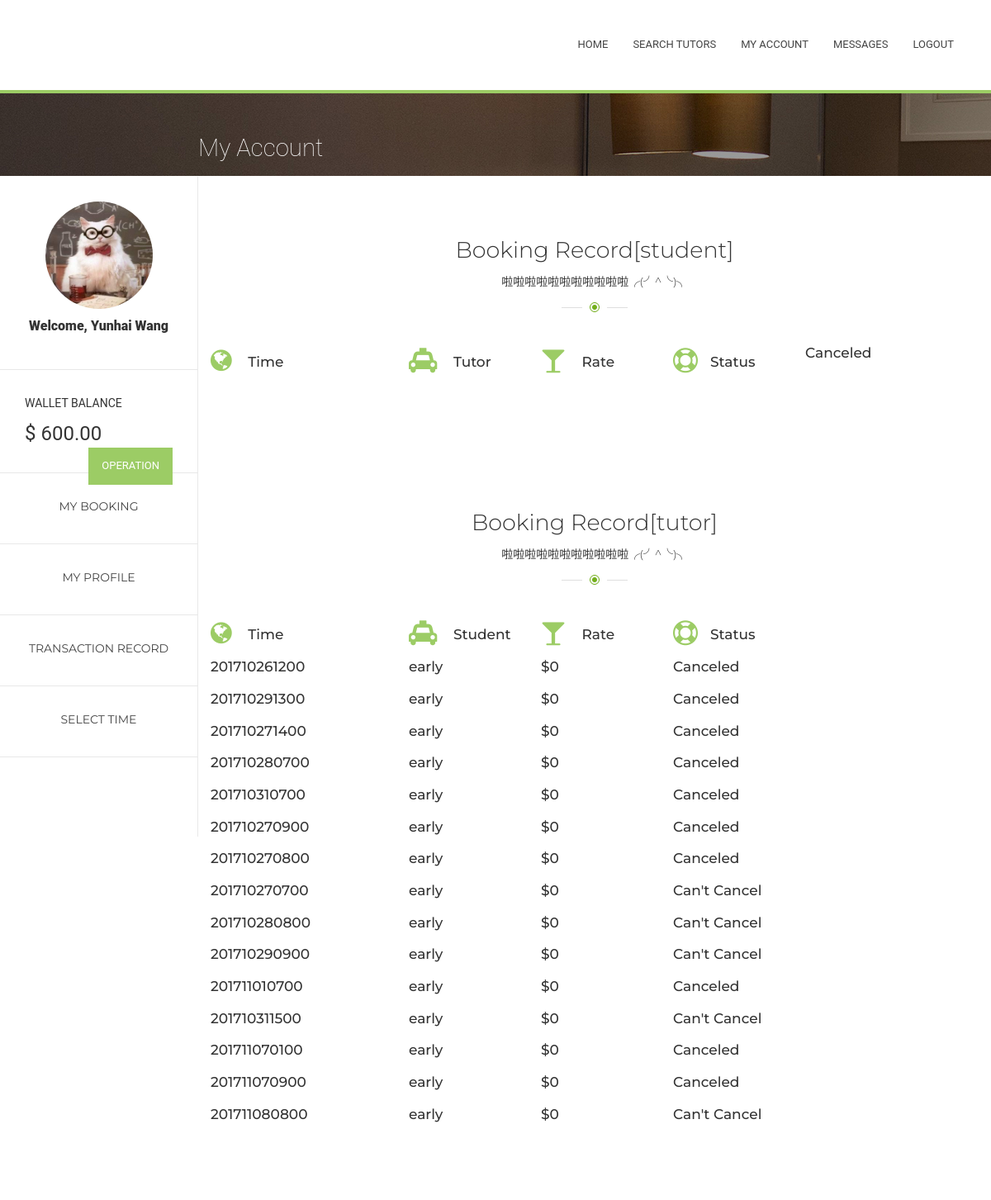
The app's page /Tutorial/1/myAccount/mybooking/ (signed in), older data.
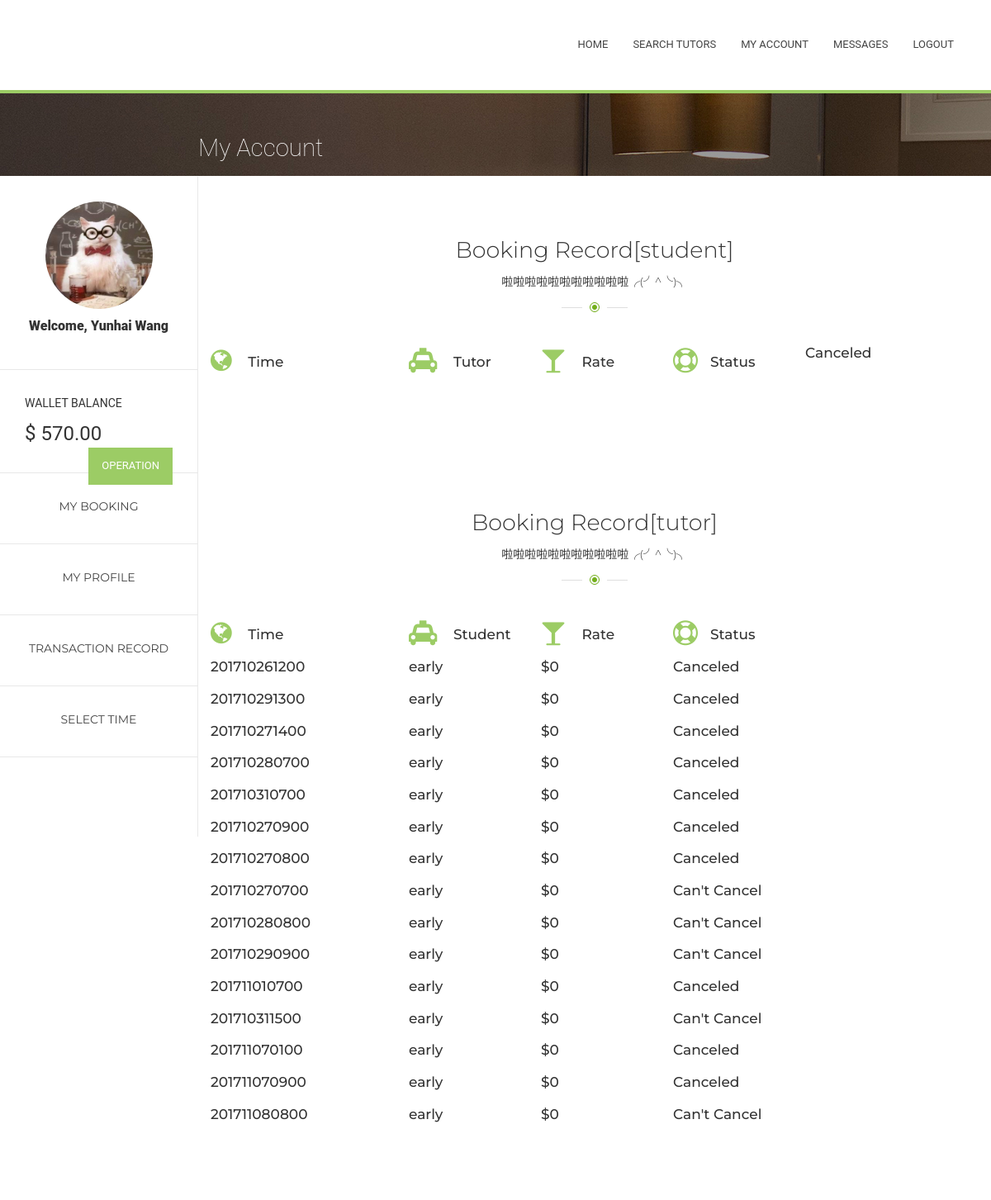
The same page, newer data.
### Tutorial/models.py (models this page shows, shortened)
class MyUser(models.Model):
    user = models.ForeignKey(User, on_delete = models.CASCADE )
    wallet = models.ForeignKey(Wallet, on_delete = models.CASCADE)
    profile_content = models.CharField(max_length=2000, default="")
    phone = models.IntegerField(null = True)

class Wallet(models.Model):
    balance = models.DecimalField(max_digits=10, decimal_places=2, default=0.0)

class TutorialSession(models.Model):
    starttime = models.CharField(max_length=12)  # yyyymmddhhmm
    status = models.IntegerField()
    tutor = models.ForeignKey(Tutor, on_delete=models.CASCADE)
    student =  models.ForeignKey(Student, on_delete=models.CASCADE)
    price = models.IntegerField(default=0) #TODO: notice that this price does not include commission fee
    score = models.DecimalField(max_digits=2, decimal_places=1, default=-1)  # TODO: if unevaluated, will use score = -1
    comment = models.CharField(max_length=200, default="")

class Student(models.Model):
    myuser = models.ForeignKey(MyUser, on_delete=models.CASCADE,null=True)
    def __str__(self):
        if self.myuser is None:
            return "null"
        else:
            return self.myuser.user.username

### Tutorial/views.py (the view)
# urls.py: url(r'^(?P<myuser_id>[0-9]+)/myAccount/mybooking/$', views.mybooking, name='mybooking'),
def mybooking(request, myuser_id):
    if not request.user.is_authenticated(): #visitor or client
        return render(request, 'home.html')
    if not MyUser.objects.filter(user=request.user):
        HttpResponseRedirect('/Tutorial/admin/')
    myuser = MyUser.objects.get(user=request.user) #myuser = get_object_or_404(MyUser, pk=myuser_id)
    mystudent = Student.objects.filter(myuser=myuser)
    mytutor = Tutor.objects.get(myuser=myuser)
    isstudent = "0"
    istutor = "0"
    if mystudent:
        mystudent = Student.objects.get(myuser = myuser)
        booking = TutorialSession.objects.filter(student=mystudent)
        isstudent = "1"
    else:
        booking= ""
    if mytutor:
        mytutor = Tutor.objects.get(myuser=myuser)
        booked = TutorialSession.objects.filter(tutor=mytutor)
        istutor = "1"
        return render(request, 'myaccount/mybooking.html',{'user': myuser, 'session_list': booking, "booked_list": booked, 'isstudent': isstudent,'istutor': istutor, 'tutor': mytutor})
    else:
        booked=""
    return render(request, 'myaccount/mybooking.html', {'user': myuser , 'session_list': booking, "booked_list": booked, 'isstudent': isstudent, 'istutor': istutor })

### Tutorial/models.py (called while the page is built)
    def __str__(self):
        if self.myuser is None:
            return "null"
        else:
            return self.myuser.user.username

### Tutorial/templates/myaccount/mybooking.html (shortened to what this page needs)
{% extends "myaccount/myaccount.html" %}
{% block right %}
<div id="content">
    {% if isstudent != "" %}
    <section class="section">
      <div class="container">
        <div class="title-main"><h2 class="h2">Booking Record[student]<span class="title-secondary">啦啦啦啦啦啦啦啦啦啦啦╭(╯^╰)╮</span></h2></div>
         <div class="row">
          <div class="col-lg-3 col-md-4 col-sm-6">
            <h3 class="service_title"><i class="fa fa-globe"></i> Time</h3>
          </div>
          <div class="col-lg-2 col-md-4 col-sm-6">
            <h3 class="service_title"><i class="fa fa-taxi"></i> Tutor</h3>
          </div>
          <div class="col-lg-2 col-md-4 col-sm-6">
            <h3 class="service_title"><i class="fa fa-glass"></i> Rate</h3>
          </div>
          <div class="col-lg-2 col-md-4 col-sm-6">
            <h3 class="service_title"><i class="fa fa-life-ring"></i>Status </h3>
          </div>
          <div class="col-lg-2 col-md-4 col-sm-6">
            <h3 class="service_title"></i> Canceled</h3>
          </div>
        </div>
      </div>
    </section>
    {% endif %}
    {% if istutor == "1" %}
    <section class="section">
      <div class="container">
        <div class="title-main"><h2 class="h2">Booking Record[tutor]<span class="title-secondary">啦啦啦啦啦啦啦啦啦啦啦╭(╯^╰)╮</span></h2></div>
        <div class="row">
          <div class="col-lg-3 col-md-4 col-sm-6">
            <h3 class="service_title"><i class="fa fa-globe"></i> Time</h3>
          </div>
          <div class="col-lg-2 col-md-4 col-sm-6">
            <h3 class="service_title"><i class="fa fa-taxi"></i> Student</h3>
          </div>
          <div class="col-lg-2 col-md-4 col-sm-6">
            <h3 class="service_title"><i class="fa fa-glass"></i> Rate</h3>
          </div>
          <div class="col-lg-2 col-md-4 col-sm-6">
            <h3 class="service_title"><i class="fa fa-life-ring"></i>Status </h3>
          </div>
        </div>
          {% if booked_list != "" %}
          {% for session in  booked_list %}
               <div class="row">
          <div class="col-lg-3 col-md-4 col-sm-6">
            <h3 class="service_title">{{ session.starttime }}</h3>
          </div>
          <div class="col-lg-2 col-md-4 col-sm-6">
            <h3 class="service_title"> {{ session.student }}</h3>
          </div>
          <div class="col-lg-2 col-md-4 col-sm-6">
            <h3 class="service_title"> ${{ session.price }}</h3>
          </div>
        </div>
          {% endfor %}
          {% endif %}
      </div>
    </section>
    {% endif %}
{% endblock %}

### Tutorial/templates/myaccount/myaccount.html (shortened to what this page needs)
{% extends "Menu.html" %}
{% block content %}
<section class="breadcrumbs" style="background-image: url(/static/bootstrap/images/breadcrumbs/best-room.jpg)">
    <div class="right">
    <div class="row">
          <div class="col-md-6">
            <h1 class="h1">My Account</h1>
          </div>
        </div>
    </div>
        </section>
    <div class="left">
             <div class="avater" style="text-align : center;">
                    <img src="/static/bootstrap/images/best-rooms/1.jpg" style="width : 130px; height: 130px; border-radius: 130px; ">
                    <div class="small">Welcome, {{user.user.first_name}} {{user.user.last_name}}</div>
                 </div>
              <div class="avater" >
                  <div style="margin-bottom : 10px;">WALLET BALANCE</div>
                  <div style="font-size: 18pt; font-weight: 400; margin-top: 5px; margin-bottom: 0;">$ {{user.wallet.balance}}
                   <a href="{% url 'Tutorial:mywallet' user.id %}" class="moneyButton" ><div class ="btn btn-default">OPERATION</div></a>
                </div>
              </div>
              <a href="{% url 'Tutorial:mybooking' user.id %}"><div class="navbox">
                <div class="best-tutor_t">MY BOOKING</div>
                </div></a>
            <a href="{% url 'Tutorial:myprofile' user.id %}">
              <div class="navbox" >
                <div class="best-tutor_t">MY PROFILE</div>
                </div>
                </a>
            <a href="{% url 'Tutorial:mytransaction' user.id %}">
                <div class="navbox" >
                    <div class="best-tutor_t">TRANSACTION RECORD</div>
                </div>
            </a>
            {% if tutor %}
            <a href="{% url 'Tutorial:tutorTimeslot' user.id tutor.id %}" id="fortutoronly" >
                <div class="navbox" >
                    <div class="best-tutor_t">SELECT TIME</div>
                </div>
            </a>
            {% endif %}
     </div>
        <div class="right">
{% block right %}{% endblock%}
        </div>
{% endblock %}

### Tutorial/templates/Menu.html (shortened to what this page needs)
<!DOCTYPE html>
<html style="height : 100%;">
	<head>
         <link rel="stylesheet" href="/static/bootstrap/css/style.css">
        <link rel="stylesheet" href="/static/bootstrap/css/style1.css">
         <link rel="stylesheet" href="/static/bootstrap/css/responsive.css">
	</head>
	<body style="height : 100%;">
		<header class="header">
      <div class="header-bottom">
        <nav class="navbar navbar-universal navbar-custom">
          <div class="container">
            <div class="row">
              <div class="col-lg-3">
              </div>
              <div class="col-lg-9">
                <div class="collapse navbar-collapse navbar-main-collapse">
                  <ul class="nav navbar-nav navbar-right">
                      {% if request.user.is_authenticated %}
                    <li><a href="#">Home</a></li>
                    <li><a href="{% url 'Tutorial:index' user.id %}">Search Tutors</a></li>
                    <li><a href="{% url 'Tutorial:mybooking' user.id %}">My Account</a></li>
                    <li><a href="{% url 'Tutorial:message' user.id %}">Messages</a></li>
                    <li><a href="{% url 'Tutorial:logout' %}">Logout</a></li>
                      {% else %}<li><a href="#">Home</a></li>
                    <li><a href="{% url 'Tutorial:login' %}">Search Tutors</a></li>
                    <li><a href="{% url 'Tutorial:login' %}">My Account</a></li>
                    <li><a href="{% url 'Tutorial:login' %}">Messages</a></li>
                    <li><a href="{% url 'Tutorial:login' %}">Login</a></li>
                      {% endif %}
                  </ul>
                </div>
              </div>
            </div>
          </div>
        </nav>
      </div>
</header>
        <div style="height : 100%">
        {% block content %}{% endblock %}
        </div>
	</body>
</html>

Row changes from the older to the newer data that the page shows:
changed MyUser "Yunhai": wallet.balance "600.00" → "570.00"
